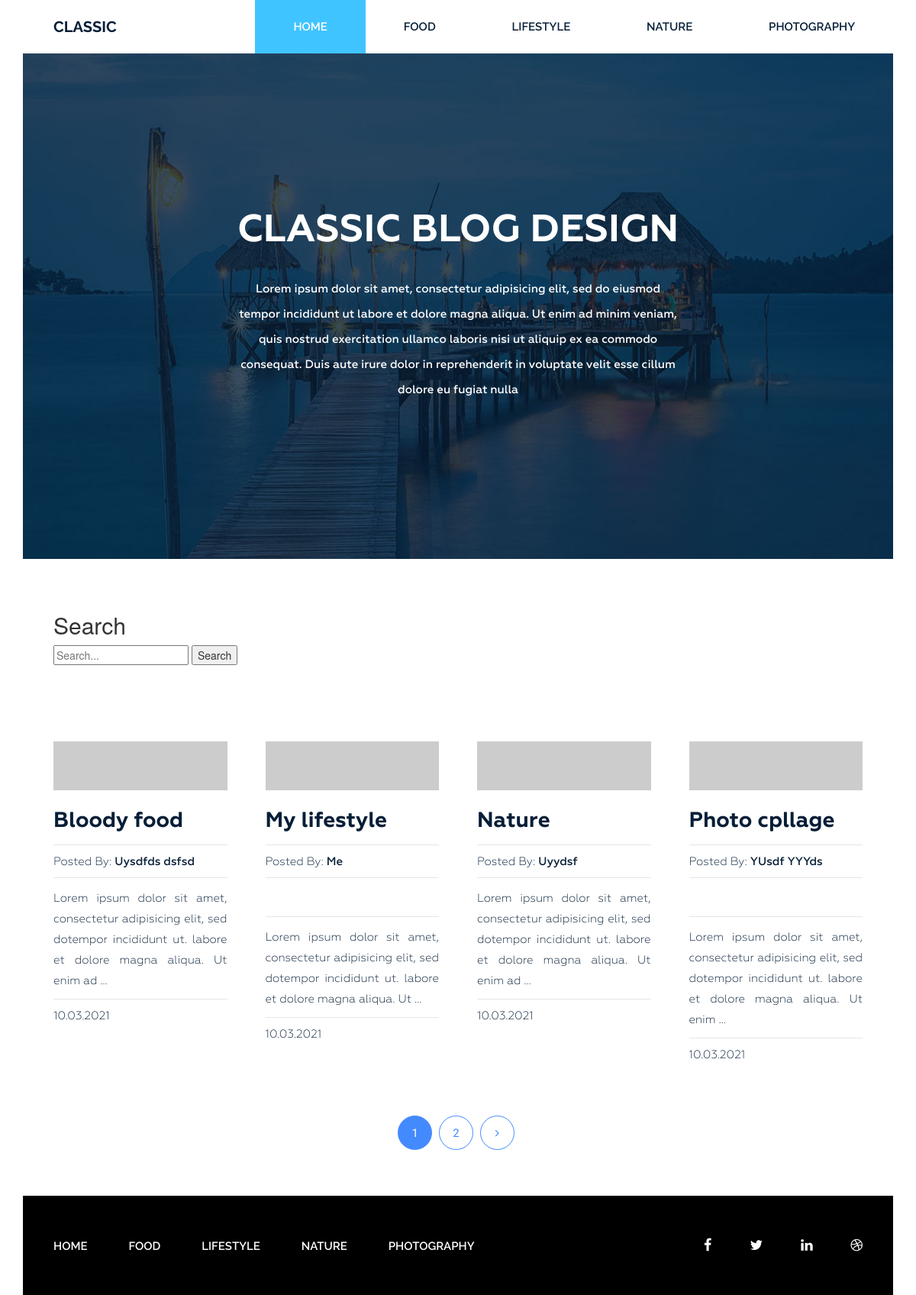
The page / on the database its author committed.
### blog/models.py (models this page shows, shortened)
class Category(models.Model):
    title = models.CharField(max_length=255, verbose_name='Категория')
    slug = models.SlugField(max_length=255, verbose_name='Url', unique=True)
    class Meta:
        verbose_name = 'Категория(ю)'
        verbose_name_plural = 'Категории'
        ordering = ['title']
    def get_absolute_url(self):
        return reverse('category', kwargs={'slug': self.slug})

class Post(models.Model):
    title = models.CharField(max_length=255, verbose_name='Название')
    slug = models.SlugField(max_length=255, verbose_name='Url', unique=True)
    author = models.CharField(max_length=100, verbose_name='Автор')
    content = models.TextField(blank=True, verbose_name='Контент')
    created_at = models.DateTimeField(auto_now_add=True, verbose_name='Опубликовано')
    photo = models.ImageField(upload_to='photos/%Y/%m/%d/', blank=True, verbose_name='Картинка')
    views = models.IntegerField(default=0, verbose_name='Количество просмотров')
    category = models.ForeignKey(Category, on_delete=models.PROTECT, related_name='posts', verbose_name='Категория')
    tags = models.ManyToManyField(Tag, blank=True, related_name='posts', verbose_name='Тэги')
    class Meta:
        verbose_name = 'Пост'
        verbose_name_plural = 'Посты'
        ordering = ['-created_at']
    def get_absolute_url(self):
        return reverse('post', kwargs={'slug': self.slug})

### blog/views.py (the view)
# urls.py: path('', Home.as_view(), name='home'),
class Home(ListView):
    model = Post
    template_name = 'blog/index.html'
    context_object_name = 'posts'
    paginate_by = 4
    def get_context_data(self, *, object_list=None, **kwargs):
        context = super().get_context_data(**kwargs)
        context['title'] = 'Classic blog design'
        return context

### blog/templatetags/menu.py (called while the page is built)
@register.inclusion_tag('blog/menu_tpl.html')
def show_menu(menu_class='menu'):
    categories = Category.objects.all()
    return {"categories": categories, "menu_class": menu_class}

### blog/templates/blog/index.html (shortened to what this page needs)
{% extends 'base.html' %}
{% load static %}
{% block content %}
<section class="bg-text-area">
    <div class="container">
        <div class="row">
            <div class="col-md-12">
                <div class="bg-text">
                    <h3>Classic BLOG Design</h3>
                    <p>Lorem ipsum dolor sit amet, consectetur adipisicing elit, sed do eiusmod tempor incididunt ut labore et dolore magna aliqua. Ut enim ad minim veniam, quis nostrud exercitation ullamco laboris nisi ut aliquip ex ea commodo consequat. Duis aute irure dolor in reprehenderit in voluptate velit esse cillum dolore eu fugiat nulla </p>
                </div>
            </div>
        </div>
    </div>
</section>
<section class="blog-post-area">
    <div class="container">
        <div class="row">
            <div class="blog-post-area-style">
                    <div class="col-md-12">
                        <div class="newsletter">
                            <h2 class="sidebar-title">Search</h2>
                            <form action="{% url 'search' %}" method="get">
                                <input type="text" name="s" placeholder="Search...">
                                <input type="submit" value="Search">
                            </form>
                        </div>
                    </div>
                    {% for post in posts %}
                    <div class="col-md-3">
                        <div class="single-post">
                            {% if post.photo %}
                            <img src="{{ post.photo.url }}" alt="{{ post.title }}">
                            {% else %}
                            <img src="https://picsum.photos/id/1060/300/201/?blur=2" alt="{{ post.title }}">
                            {% endif %}
                            <h3><a href="{{ post.get_absolute_url }}">{{ post.title }}</a></h3>
                            <h4><span>Posted By: <span class="author-name">{{ post.author }}</span></span>
                            </h4>
                            {{ post.content|truncatewords_html:20|safe }}
                            <h4><span>{{ post.created_at|date:"d.m.Y" }}</span></h4>
                        </div>
                    </div>
                    {% endfor %}
            </div>
        </div>
    </div>
    {% if page_obj.has_other_pages %}
    <div class="pegination">
        <div class="nav-links">
            {% for p in page_obj.paginator.page_range %}
                {% if page_obj.number == p %}
                <span class="page-numbers current">{{ p }}</span>
                {% elif p > page_obj.number|add:-3 and p < page_obj.number|add:3 %}
                <a class="page-numbers" href="?page={{ p }}">{{ p }}</a>
                {% endif %}
            {% endfor %}
            {% if page_obj.has_next %}
            <a class="page-numbers" href="?page={{ page_obj.next_page_number }}"><i class="fa fa-angle-right" aria-hidden="true"></i></a>
            {% endif %}
        </div>
    </div>
    {% endif %}
</section>
{% endblock %}

### siteblog/static/style.css (style rules this page uses)
.wrapper header.header .menu { margin: 0 }
.wrapper header.header .menu ul { float: right; margin: 0; padding: 0; margin-right: 4px; }
.wrapper header.header .menu ul li { display: inline-block; list-style: outside none none; margin: 0 -4px 0 0; }
.wrapper header.header .menu ul li a { color: rgb(6, 30, 55); font-family: "Raleway", sans-serif; font-size: 15px; font-weight: 600; line-height: 70px; padding: 26px 50px; text-decoration: none; text-transform: uppercase; }
.wrapper header.header .menu ul li.active a { background: #40c4ff; color: #fff; }
.wrapper section.bg-text-area .bg-text { background-image: url(img/bg-iamges.jpg); background-size: 100% 100%; padding: 205px 280px; }
.wrapper section.bg-text-area .bg-text h3 { color: #fff; font-family: Geometria; font-size: 50px; font-weight: 700; text-align: center; text-transform: uppercase; margin: 0; }
.wrapper section.bg-text-area .bg-text p { color: #fff; font-family: Geometria; font-size: 15px; font-weight: 500; line-height: 33px; margin: 32px 0 0; text-align: center; }
section.blog-post-area { margin-top: 50px; }
section.blog-post-area img { width: 100%; }
section.blog-post-area .single-post { padding-right: 20px; margin: 100px 0px 0px; }
section.blog-post-area h4 span { font-family: Geometria; font-weight: 400; font-size: 15px; color: #061e37; text-decoration: none; }
section.blog-post-area h4 span.author-name { font-weight: 500; }
.blog-post-area .single-post h3 a { font-family: Geometria; font-size: 28px; font-weight: 700; text-decoration: none; color: #061e37; }
.blog-post-area .single-post p { color: #061e37; font-family: Geometria; font-size: 15px; font-weight: 400; line-height: 27px; padding-top: 14px; position: relative; text-align: justify; }
.blog-post-area .single-post h4 { margin-bottom: 12px; padding-top: 10px; position: relative; }
.blog-post-area .single-post h4::before { background: #e6e6e6 none repeat scroll 0 0; content: ""; height: 1px; position: absolute; top: 0; width: 100%; }
.blog-post-area .single-post p::before { background: #e6e6e6 none repeat scroll 0 0; content: ""; height: 1px; position: absolute; top: 0; width: 100%; }
.blog-post-area .single-post h3 { margin: 25px 0 15px; }
.blog-post-area .pegination { margin-top: 60px; margin-bottom: 60px; }
.blog-post-area .pegination .nav-links { margin: 0; padding: 0; text-align: center; }
.blog-post-area .pegination .nav-links .page-numbers { border: 1px solid #448aff; border-radius: 50%; color: #448aff; display: inline-block; font-family: "Roboto", sans-serif; font-size: 15px; font-weight: 400; height: 45px; line-height: 45px; list-style: outside none none; margin-right: 5px; text-align: center; width: 45px; }
.blog-post-area .blog-post-area-style { margin: 0 20px 0 40px; }
.blog-post-area .pegination .nav-links .page-numbers.current { background: #448aff; color: #fff; }
.blog-post-area .pegination .nav-links a { text-decoration: none; }
.wrapper footer.footer .footer-menu { margin: 0 }
.wrapper footer.footer .footer-menu ul { line-height: 130px; margin: 0; padding: 0; }
.wrapper footer.footer .footer-menu ul li { display: inline; list-style: outside none none; margin: 0; padding: 30px 0px; }
.wrapper footer.footer .footer-menu ul li a { color: #fff; font-family: "Raleway", sans-serif; font-size: 15px; font-weight: 600; line-height: 70px; margin-left: 40px; padding: 26px 10px 26px 0; text-decoration: none; text-transform: uppercase; }

### rows shown on the page
Category: title "FOOD"
Category: title "LIFESTYLE"
Category: title "NATURE"
Category: title "PHOTOGRAPHY"
Post: title "Bloody food", author "Uysdfds dsfsd", content "Lorem ipsum dolor sit amet, consectetur adipisicing elit, sed dotempor incididunt ut. labore et dolore magna aliqua. Ut enim ad …", created_at "10.03.2021"
Post: title "My lifestyle", author "Me", content "Lorem ipsum dolor sit amet, consectetur adipisicing elit, sed dotempor incididunt ut. labore et dolore magna aliqua. Ut …", created_at "10.03.2021"
Post: title "Nature", author "Uyydsf", content "Lorem ipsum dolor sit amet, consectetur adipisicing elit, sed dotempor incididunt ut. labore et dolore magna aliqua. Ut enim ad …", created_at "10.03.2021"
Post: title "Photo cpllage", author "YUsdf YYYds", content "Lorem ipsum dolor sit amet, consectetur adipisicing elit, sed dotempor incididunt ut. labore et dolore magna aliqua. Ut enim …", created_at "10.03.2021"

### other values the page prints
{{ p }} "1"
{{ p }} "2"
